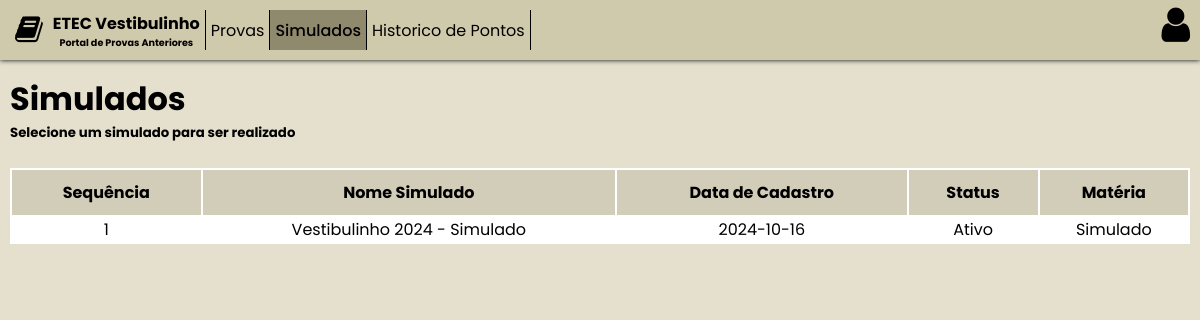
The app's page /Frontend/Simulados.php, older data.
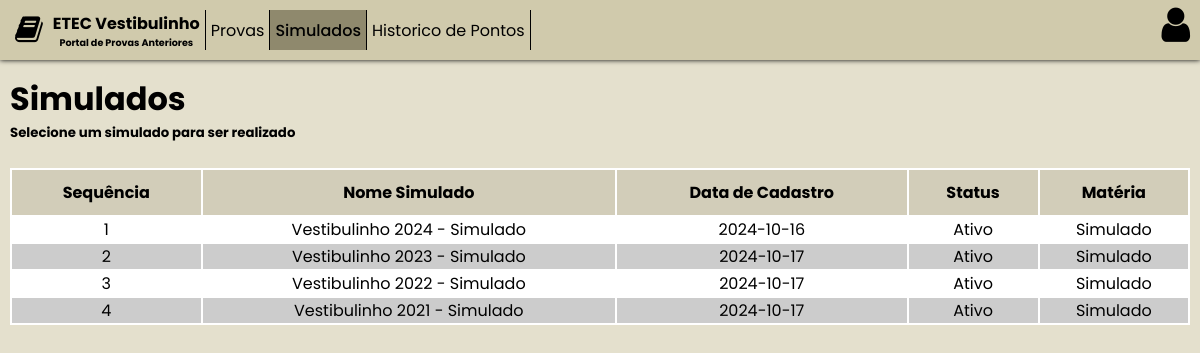
The same page, newer data.
### tables this page shows
create table prova (
	provaID int NOT NULL PRIMARY KEY AUTO_INCREMENT,
    provaNome varchar(300) NOT NULL UNIQUE,
    provaCadastro date NOT NULL,
    provaStatus varchar(20) NOT NULL,
    provaMateria int,
    foreign key (provaMateria) references materias(mateID)
);

create table materias (
	mateID int NOT NULL PRIMARY KEY AUTO_INCREMENT,
    mateNome varchar(150) NOT NULL UNIQUE,
    mateCadastro date NOT NULL,
    mateStatus varchar(20) NOT NULL 
);

### Frontend/Simulados.php (the view, shortened to what this page needs)
<!DOCTYPE html>
<html lang="pt-br">
<head>
    <link rel="stylesheet" href="./css/global.css">
    <link rel="stylesheet" href="./css/simulados.css">
    <link rel="stylesheet" href="https://cdnjs.cloudflare.com/ajax/libs/font-awesome/4.7.0/css/font-awesome.min.css">
</head>
<body>
    <div class="navBar">
        <div class="navBarLeft">
            <a href="./Home.php">
                <div class="slogan">
                    <div>
                        <i class="fa fa-book" style="font-size:70px"></i>
                    </div>
                    <div>
                        <h1>ETEC Vestibulinho</h1>
                        <h2>Portal de Provas Anteriores</h2>
                    </div>
                </div>
            </a>
            <a href="./Provas.php">Provas</a>
            <a href="./Simulados.php" class="cliked">Simulados</a>
            <a href="./histoPontos.php">Historico de Pontos</a>
        </div>
        <div class="navBarright">
            <div class="infoUser">
                <i class="fa fa-user"></i>
            </div>
        </div>
    </div>
    <div class="conteiner">
        <div class="main">
            <h1>Simulados</h1>
            <h5>Selecione um simulado para ser realizado</h5>
            <table>
                <thead>
                    <tr>
                        <th>Sequência</th>
                        <th>Nome Simulado</th>
                        <th>Data de Cadastro</th>
                        <th>Status</th>
                        <th>Matéria</th>
                    </tr>
                </thead>
                <tbody>
                    <?php
                    $con = new conectaDB();
                    $conn = $con->conecta();
                    $contador = 0;
                    $sql = "SELECT prova.*, mateNome  FROM prova INNER JOIN materias ON provaMateria = mateID WHERE provaMateria = 1";
                    $resultado = $conn->query($sql);
                    if ($resultado->num_rows > 0) {
                        while ($row = $resultado->fetch_assoc()):
                            $url = "./Simulado.php?ID=".$row['provaID'];
                            $contador++;
                            echo '<tr>';
                            echo '<td>';
                            echo '<a href="'.$url.'">';
                            echo $contador;
                            echo '</a>';
                            echo '</td>';
                            echo '<td>';
                            echo '<a href="'.$url.'">';
                            echo $row['provaNome'];
                            echo '</a>';
                            echo '</td>';
                            echo '<td>';
                            echo '<a href="'.$url.'">';
                            echo  $row['provaCadastro'];
                            echo '</a>';
                            echo '</td>';
                            echo '<td>';
                            echo '<a href="'.$url.'">';
                            echo $row['provaStatus'];
                            echo '</a>';
                            echo '</td>';
                            echo '<td>';
                            echo '<a href="'.$url.'">';
                            echo $row['mateNome'];
                            echo '</a>';
                            echo '</td>';
                            echo '</tr>';
                        endwhile;
                    }
                    ?>
                </tbody>
            </table>
        </div>
    </div>
</body>
</html>

### Frontend/css/global.css (style rules this page uses)
* { margin: 0; padding: 0; font-family: 'Poppins', sans-serif; }
:root { --Cor1: #d0caac; --Cor2: #e4e0cd; --Cor3: #d2cdb9; }
a { color: black; text-decoration: none; }

### Frontend/css/simulados.css (style rules this page uses)
body { background-color: var(--Cor2); height: 100vh; }
.navBar { background-color: var(--Cor1); padding: 5px; box-shadow: 0px 0px 5px black; display: flex; justify-content: space-between; margin-bottom: 15px; }
.navBar .navBarLeft { padding: 5px; display: flex; align-items: center; }
.navBar .navBarLeft a { display: flex; padding: 0px 5px; border-right: 1px solid black; transition: 0.2s; align-items: center; height: 40px; text-align: center; }
.navBar .navBarLeft .cliked { background-color: #8f896d; font-weight: 500; }
.infoUser { display: flex; align-items: center; padding: 0 5px; }
.infoUser i { font-size: 40px; }
.slogan { text-align: center; display: inline-flex; align-items: center; justify-content: center; gap: 10px; transition: 0.2s; }
.slogan i { font-size: 30px !important; }
.slogan h1 { font-size: 1rem; }
.slogan h2 { font-size: 0.6rem; }
.conteiner { display: flex; flex-direction: column; align-items: center; }
.main { width: calc(100vw - 20px); }
table { background-color: white; text-align: center; margin: 0 auto; width: 100%; margin-top: 25px; }
table thead tr th { background-color: var(--Cor3); padding: 10px; color: black; }
tr:nth-child(odd) { background-color: #ffffff; }
tr:nth-child(even) { background-color: #cccccc; }

Row changes from the older to the newer data that the page shows:
added prova: provaNome "Vestibulinho 2023 - Simulado", provaCadastro "2024-10-17", provaStatus "Ativo", provaMateria.mateNome "Simulado"
added prova: provaNome "Vestibulinho 2022 - Simulado", provaCadastro "2024-10-17", provaStatus "Ativo", provaMateria.mateNome "Simulado"
added prova: provaNome "Vestibulinho 2021 - Simulado", provaCadastro "2024-10-17", provaStatus "Ativo", provaMateria.mateNome "Simulado"
